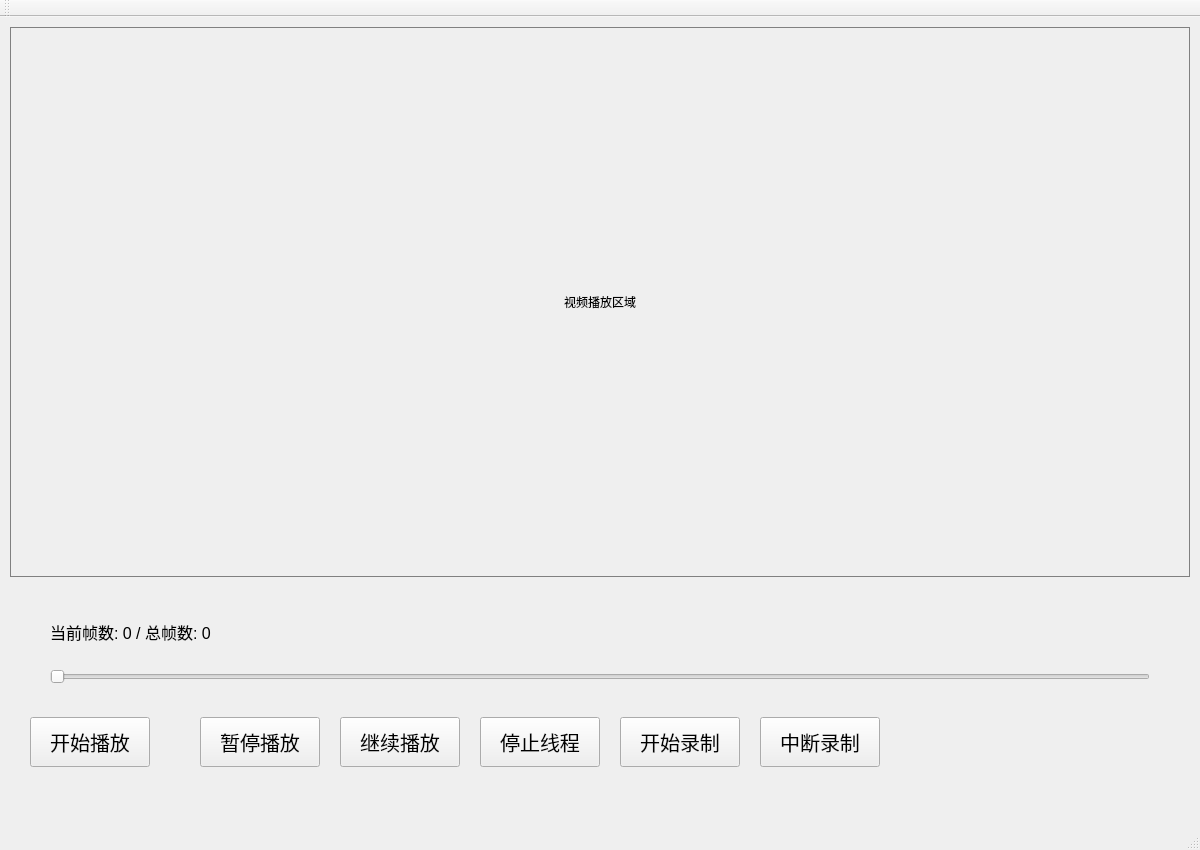
<?xml version="1.0" encoding="UTF-8"?>
<ui version="4.0">
 <class>MainWindow</class>
 <widget class="QMainWindow" name="MainWindow">
  <property name="geometry">
   <rect>
    <x>0</x>
    <y>0</y>
    <width>1200</width>
    <height>850</height>
   </rect>
  </property>
  <property name="windowTitle">
   <string>MainWindow</string>
  </property>
  <widget class="QWidget" name="centralWidget">
   <widget class="QPushButton" name="pushButton_start">
    <property name="geometry">
     <rect>
      <x>30</x>
      <y>700</y>
      <width>120</width>
      <height>50</height>
     </rect>
    </property>
    <property name="font">
     <font>
      <pointsize>15</pointsize>
     </font>
    </property>
    <property name="text">
     <string>开始播放</string>
    </property>
    <property name="iconSize">
     <size>
      <width>12</width>
      <height>12</height>
     </size>
    </property>
   </widget>
   <widget class="QPushButton" name="pushButton_pause">
    <property name="geometry">
     <rect>
      <x>200</x>
      <y>700</y>
      <width>120</width>
      <height>50</height>
     </rect>
    </property>
    <property name="font">
     <font>
      <pointsize>15</pointsize>
     </font>
    </property>
    <property name="text">
     <string>暂停播放</string>
    </property>
    <property name="iconSize">
     <size>
      <width>12</width>
      <height>12</height>
     </size>
    </property>
   </widget>
   <widget class="QPushButton" name="pushButton_continue">
    <property name="geometry">
     <rect>
      <x>340</x>
      <y>700</y>
      <width>120</width>
      <height>50</height>
     </rect>
    </property>
    <property name="font">
     <font>
      <pointsize>15</pointsize>
     </font>
    </property>
    <property name="text">
     <string>继续播放</string>
    </property>
    <property name="iconSize">
     <size>
      <width>12</width>
      <height>12</height>
     </size>
    </property>
   </widget>
   <widget class="QPushButton" name="pushButton_stop">
    <property name="geometry">
     <rect>
      <x>480</x>
      <y>700</y>
      <width>120</width>
      <height>50</height>
     </rect>
    </property>
    <property name="font">
     <font>
      <pointsize>15</pointsize>
     </font>
    </property>
    <property name="text">
     <string>停止线程</string>
    </property>
    <property name="iconSize">
     <size>
      <width>12</width>
      <height>12</height>
     </size>
    </property>
   </widget>
   <widget class="QPushButton" name="pushButton_startRecord">
    <property name="geometry">
     <rect>
      <x>620</x>
      <y>700</y>
      <width>120</width>
      <height>50</height>
     </rect>
    </property>
    <property name="font">
     <font>
      <pointsize>15</pointsize>
     </font>
    </property>
    <property name="text">
     <string>开始录制</string>
    </property>
    <property name="iconSize">
     <size>
      <width>12</width>
      <height>12</height>
     </size>
    </property>
   </widget>
   <widget class="QPushButton" name="pushButton_stopRecord">
    <property name="geometry">
     <rect>
      <x>760</x>
      <y>700</y>
      <width>120</width>
      <height>50</height>
     </rect>
    </property>
    <property name="font">
     <font>
      <pointsize>15</pointsize>
     </font>
    </property>
    <property name="text">
     <string>中断录制</string>
    </property>
    <property name="iconSize">
     <size>
      <width>12</width>
      <height>12</height>
     </size>
    </property>
   </widget>
   <widget class="QLabel" name="label_frameInfo">
    <property name="geometry">
     <rect>
      <x>50</x>
      <y>600</y>
      <width>330</width>
      <height>30</height>
     </rect>
    </property>
    <property name="font">
     <font>
      <pointsize>12</pointsize>
     </font>
    </property>
    <property name="text">
     <string>当前帧数: 0 / 总帧数: 0</string>
    </property>
   </widget>
   <widget class="QLabel" name="label_video">
    <property name="geometry">
     <rect>
      <x>10</x>
      <y>10</y>
      <width>1180</width>
      <height>550</height>
     </rect>
    </property>
    <property name="styleSheet">
     <string>border: 1px solid gray;</string>
    </property>
    <property name="text">
     <string>视频播放区域</string>
    </property>
    <property name="alignment">
     <set>Qt::AlignCenter</set>
    </property>
   </widget>
   <widget class="QSlider" name="horizontalSlider">
    <property name="geometry">
     <rect>
      <x>50</x>
      <y>650</y>
      <width>1100</width>
      <height>20</height>
     </rect>
    </property>
    <property name="orientation">
     <enum>Qt::Horizontal</enum>
    </property>
   </widget>
  </widget>
  <widget class="QMenuBar" name="menuBar">
   <property name="geometry">
    <rect>
     <x>0</x>
     <y>0</y>
     <width>1200</width>
     <height>17</height>
    </rect>
   </property>
  </widget>
  <widget class="QToolBar" name="mainToolBar">
   <attribute name="toolBarArea">
    <enum>TopToolBarArea</enum>
   </attribute>
   <attribute name="toolBarBreak">
    <bool>false</bool>
   </attribute>
  </widget>
  <widget class="QStatusBar" name="statusBar"/>
 </widget>
 <layoutdefault spacing="6" margin="11"/>
 <resources/>
 <connections/>
</ui>
